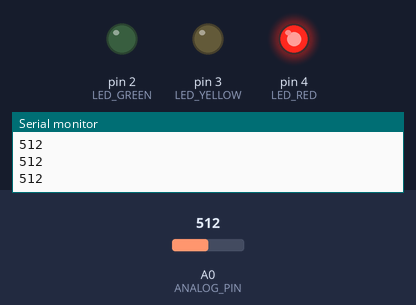
Bench run of a sketch on a simulated Arduino Uno, built with avr-gcc and run on an emulated ATmega328P. Parts: output pins drawn as LEDs (lit = HIGH), the last lines printed to the serial monitor. The inputs (shaded band) are chosen by the test bench; at power-on: A0 (ANALOG_PIN) = 512.

Above: at 1.2 s.
1.3 s: A0 (ANALOG_PIN) set to 32
2.8 s: A0 (ANALOG_PIN) set to 28
At 3.6 s:
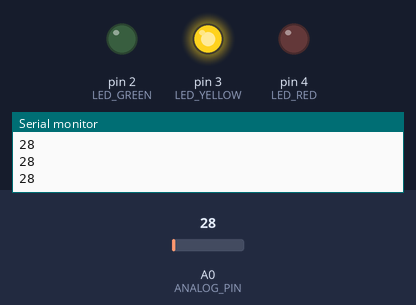
4.3 s: A0 (ANALOG_PIN) set to 5
At 4.7 s:
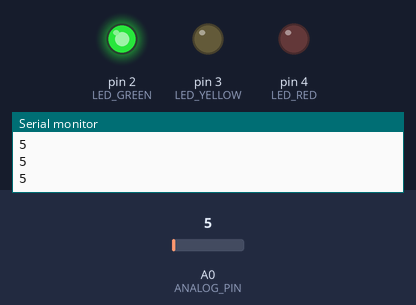
5.8 s: A0 (ANALOG_PIN) set to 25
At 6.9 s:
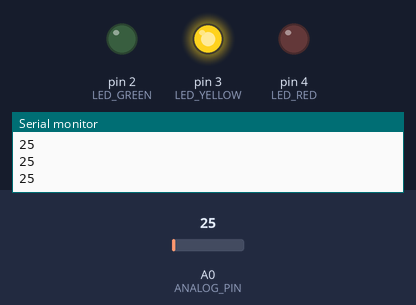
7.3 s: A0 (ANALOG_PIN) set to 0
At 8.0 s:
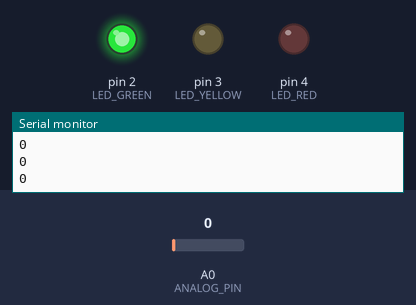
Timing chart, 0 to 9.8 s (numbered marks = the images above; inputs shaded):
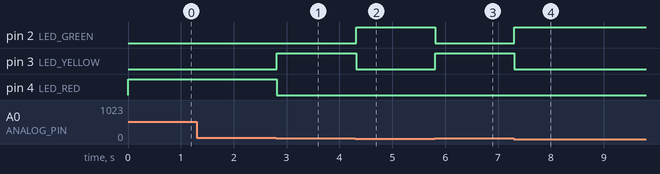

Measured:
- the behaviour switches between 31 and 30 on A0 (ANALOG_PIN) (found by bisection; images 0 and 1)
- after the input at 2.8 s, pin 3 (LED_YELLOW): LOW → HIGH at once; pin 4 (LED_RED): HIGH → LOW at once
- after the input at 4.3 s, pin 2 (LED_GREEN): LOW → HIGH at once; pin 3 (LED_YELLOW): HIGH → LOW at once
- after the input at 5.8 s, pin 2 (LED_GREEN): HIGH → LOW at once; pin 3 (LED_YELLOW): LOW → HIGH at once
- after the input at 7.3 s, pin 2 (LED_GREEN): LOW → HIGH at once; pin 3 (LED_YELLOW): HIGH → LOW at once

The sketch:

arduino_lie_detector.ino
```cpp
#define ANALOG_PIN A0
#define LED_RED    4
#define LED_YELLOW 3
#define LED_GREEN  2

int val;

void setup() {
  Serial.begin(9600);
  pinMode(LED_RED, OUTPUT);
  pinMode(LED_YELLOW, OUTPUT);
  pinMode(LED_GREEN, OUTPUT);
}

void loop() {
  val = analogRead(ANALOG_PIN);
  Serial.println(val);

  if (val > 30) {
    turnOn(LED_RED);
  } else if (val > 15) {
    turnOn(LED_YELLOW);
  } else {
    turnOn(LED_GREEN);
  }

  delay(20);
}

void turnOn(int led) {
  if (led == LED_RED) {
    digitalWrite(LED_RED, HIGH);
    digitalWrite(LED_YELLOW, LOW);
    digitalWrite(LED_GREEN, LOW);
  } else if (led == LED_YELLOW) {
    digitalWrite(LED_RED, LOW);
    digitalWrite(LED_YELLOW, HIGH);
    digitalWrite(LED_GREEN, LOW);
  } else if (led == LED_GREEN) {
    digitalWrite(LED_RED, LOW);
    digitalWrite(LED_YELLOW, LOW);
    digitalWrite(LED_GREEN, HIGH);
  }
}
```
